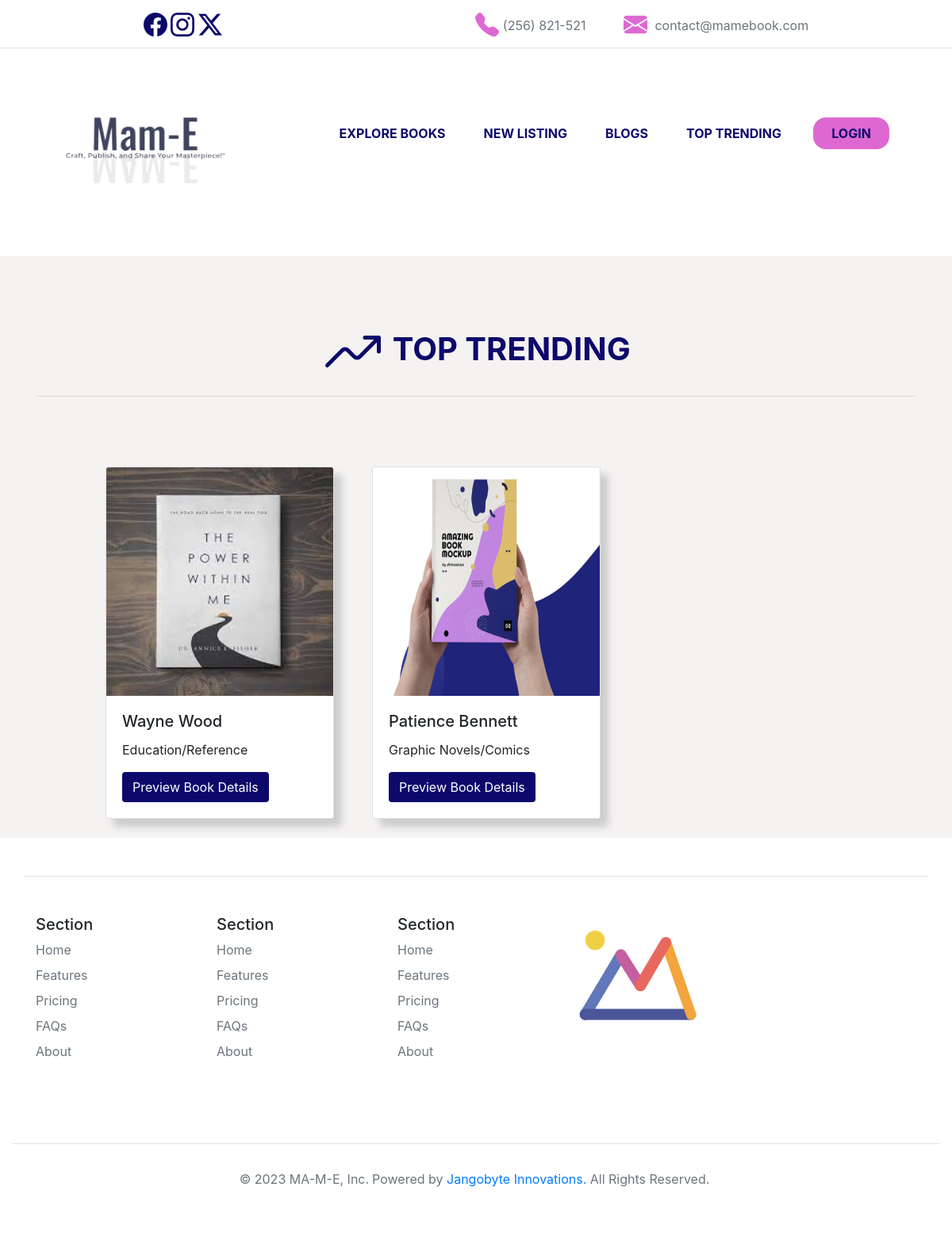
The page /top-trend on the database its author committed.
### cmsebook/models.py (models this page shows, shortened)
class bookinfo(models.Model):
    booktitle = models.CharField(default="", max_length=50)
    authorname = models.CharField(default="", max_length=50)
    bookdescription = models.TextField(default="", max_length=500)
    catagory = models.CharField(default="", max_length=50)
    language = models.CharField(default="", max_length=50)
    keyword = models.CharField(default="", max_length=50)
    bookcover = models.FileField(upload_to="bookcovers/")
    bookfile = models.FileField( upload_to="bookpdf/")
    status = models.CharField(default="on", max_length=5)
    uploadby = models.CharField(default="", max_length=50)

### cmsebook/views.py (the view)
# urls.py: path('top-trend', views.top_trend , name="top_trend"),
def top_trend(request):
    param = {
            'data': bookinfo.objects.all()[:3]
    }
    return render(request,"top_trend.html",param)

### templates/top_trend.html (shortened to what this page needs)
{% extends "structure.html" %}
{% block body %}
<div class="container-fluid" style="background-color: #f5f2f2;">
    <h1 class="font-weight-bold text-center text-uppercase" style="color: #0c096b;font-weight: 900; padding-top: 5rem;">
      Top Trending</h1>
    <div class="container">
      <hr>
      <div class="d-flex flex-wrap" style="margin-left: 4rem; margin-top: 4rem;">
        {% for i in data %}
          <div class="card m-4" style="width: 18rem;">
            <img class="card-img-top" src= "media/{{i.bookcover}}" style="height:18rem;">
            <div class="card-body">
              <h5 class="card-title">{{i.booktitle}}</h5>
              <p class="card-text">{{i.catagory}}</p>
              <a href="all-books/detail{{i.id}}" style="background-color:#0c096b; color:white;" class="btn">Preview Book Details</a>
            </div>
        </div>
        {% endfor %}
    </div>
    </div>
  </div>
{% endblock body %}

### rows shown on the page
bookinfo: bookcover (picture), booktitle "Wayne Wood", catagory "Education/Reference"
bookinfo: bookcover (picture), booktitle "Patience Bennett", catagory "Graphic Novels/Comics"
